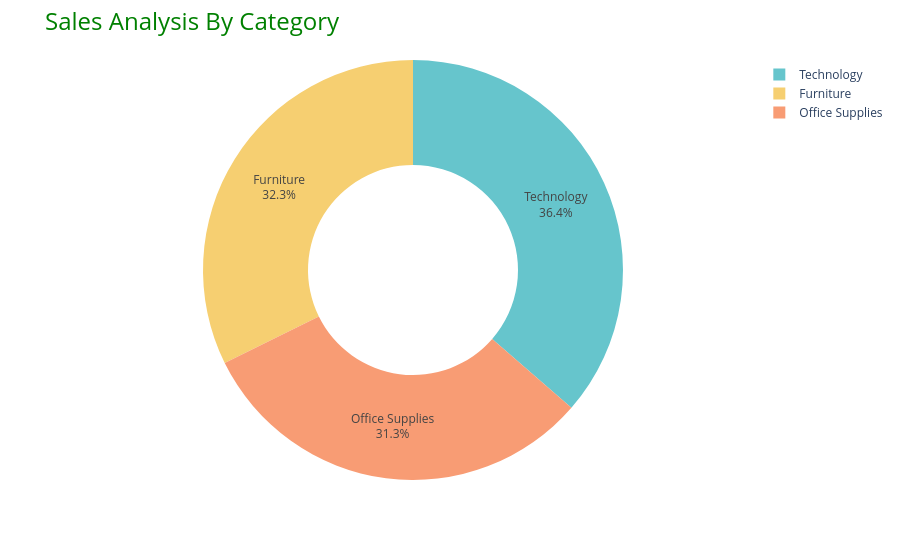

Notebook source saved alongside this figure:
### Markdown cell above
**Sales By Catergory**

### Code cell
Sales_by_category = data.groupby('Category')['Sales'].sum().reset_index()     # sales by month
fig = px.pie(Sales_by_category,
                names = 'Category',
                values= 'Sales',
                hole = 0.5,
                color_discrete_sequence = px.colors.qualitative.Pastel)
fig.update_traces(textposition = 'inside', textinfo = 'percent+label')
fig.update_layout(title_text = 'Sales Analysis By Category', title_font=dict(size=24,color ='green'))
fig.show()

### Figure 1 — Plotly figure (JSON) as saved in the notebook; plotly's stock layout.template omitted (floating-point values rounded to 4 significant figures)
{"data": [{"domain": {"x": [0, 1], "y": [0, 1]}, "hole": 0.5, "hovertemplate": "Category=%{label}<br>Sales=%{value}<extra></extra>", "labels": ["Furniture", "Office Supplies", "Technology"], "legendgroup": "", "name": "", "showlegend": true, "textinfo": "percent+label", "textposition": "inside", "type": "pie", "values": [742000.0, 719000.0, 836200.0]}], "layout": {"legend": {"tracegroupgap": 0}, "margin": {"t": 60}, "piecolorway": ["rgb(102, 197, 204)", "rgb(246, 207, 113)", "rgb(248, 156, 116)", "rgb(220, 176, 242)", "rgb(135, 197, 95)", "rgb(158, 185, 243)", "rgb(254, 136, 177)", "rgb(201, 219, 116)", "rgb(139, 224, 164)", "rgb(180, 151, 231)", "rgb(179, 179, 179)"], "title": {"font": {"color": "green", "size": 24}, "text": "Sales Analysis By Category"}}}
